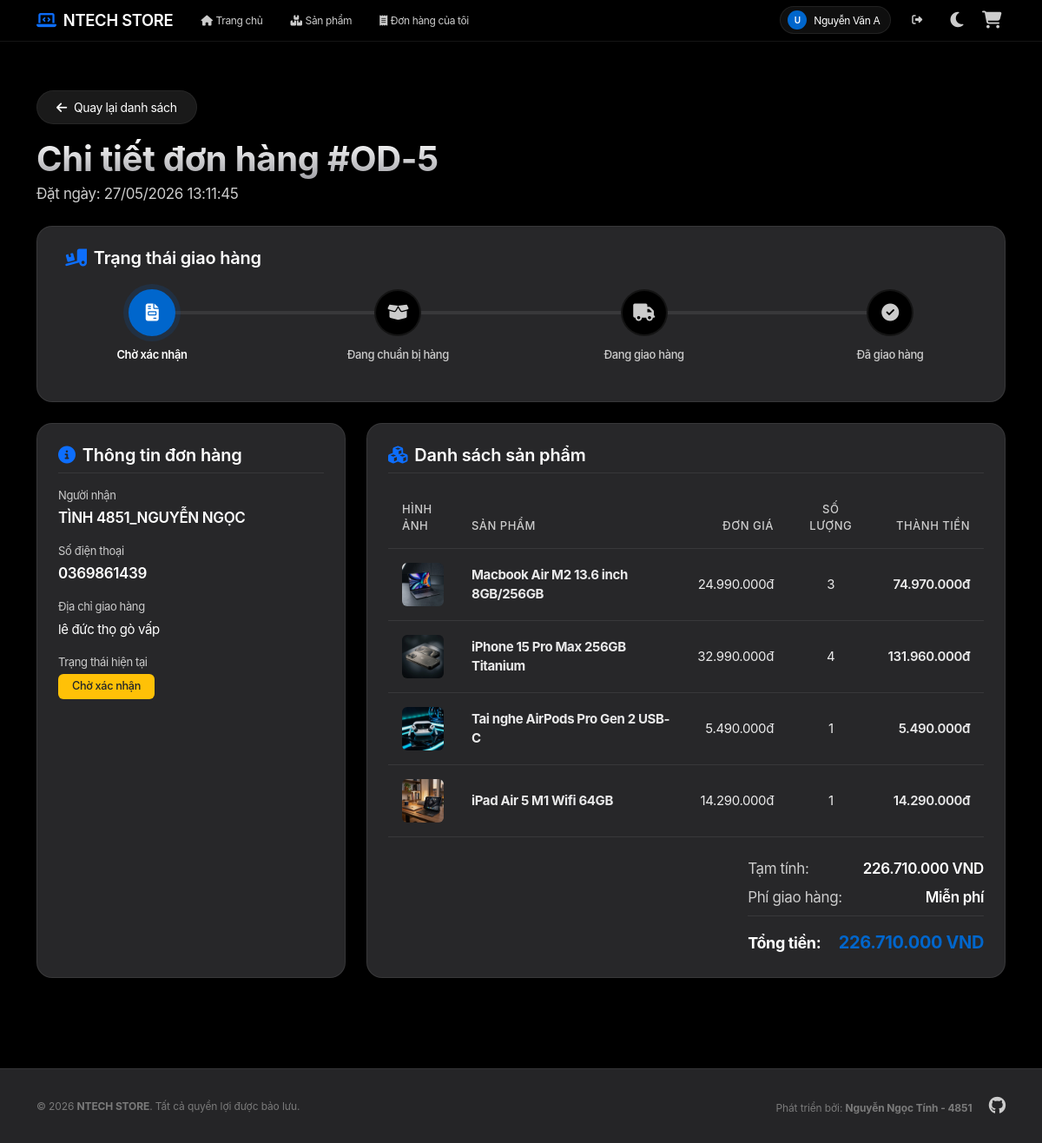
Page /Order/show/5 (signed in) on the earlier database version.
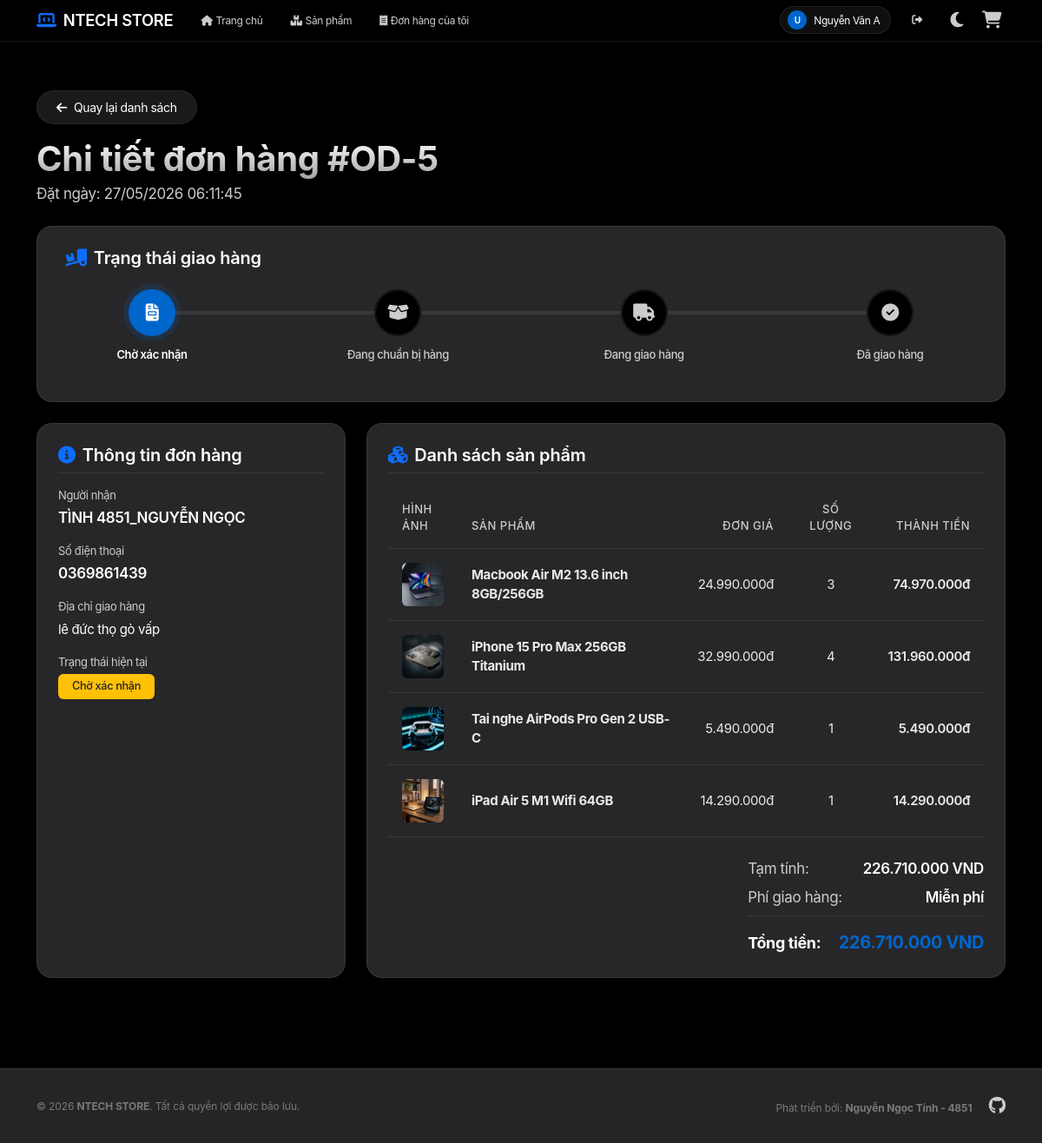
Same page on the later database version.
### tables this page shows
CREATE TABLE `orders` (
  `id` int NOT NULL AUTO_INCREMENT,
  `account_id` int DEFAULT NULL,
  `name` varchar(255) NOT NULL,
  `phone` varchar(20) NOT NULL,
  `address` text NOT NULL,
  `coupon_code` varchar(50) DEFAULT NULL,
  `discount_amount` decimal(15,2) DEFAULT '0.00',
  `total_amount` decimal(15,2) DEFAULT '0.00',
  `status` varchar(50) DEFAULT 'Chờ xác nhận',
  `created_at` timestamp NULL DEFAULT CURRENT_TIMESTAMP,
  PRIMARY KEY (`id`),
  KEY `fk_orders_account` (`account_id`),
  CONSTRAINT `fk_orders_account` FOREIGN KEY (`account_id`) REFERENCES `account` (`id`) ON DELETE SET NULL
);

### app/controllers/OrderController.php (called while the page is built, shortened)
<?php
require_once('app/config/database.php');
require_once('app/models/OrderModel.php');
class OrderController
{
    private $orderModel;
    public function __construct()
    {
        $this->db = (new Database())->getConnection();
        $this->orderModel = new OrderModel($this->db);
    }
    public function show($id)
    {
        $order = $this->orderModel->getOrderById($id);
        include 'app/views/order/detail.php';
    }
}
?>

### index.php (called while the page is built, shortened)
<?php
$url = $_GET['url'] ?? '';
$url = rtrim($url, '/');
$url = filter_var($url, FILTER_SANITIZE_URL);
$url = explode('/', $url);
$action = isset($url[1]) && $url[1] != '' ? $url[1] : 'index';
$controller = new $controllerName();
call_user_func_array([$controller, $action], array_slice($url, 2));
?>

### app/config/database.php (called while the page is built, shortened)
<?php
class Database {
    private $host = "localhost";
    private $db_name = "my_store";
    private $username = "root";
    private $password = "";
    public function getConnection() {
        $this->conn = null;
        try {
            $this->conn = new PDO("mysql:host=" . $this->host . ";dbname=" . $this->db_name, $this->username, $this->password);
            $this->conn->exec("SET NAMES utf8mb4");
            $this->conn->setAttribute(PDO::ATTR_ERRMODE, PDO::ERRMODE_EXCEPTION);
        } catch(PDOException $exception) {
            echo "Connection error: " . $exception->getMessage();
        }
        return $this->conn;
    }
}
?>

### app/models/OrderModel.php (called while the page is built, shortened)
<?php
class OrderModel
{
    private $conn;
    private $table_name = "orders";
    public function __construct($db)
    {
        $this->conn = $db;
    }
    public function getOrderById($orderId)
    {
        $query = "SELECT o.*, a.username, a.fullname
                  FROM " . $this->table_name . " o
                  LEFT JOIN account a ON o.account_id = a.id
                  WHERE o.id = :id";
        $stmt = $this->conn->prepare($query);
        $stmt->bindParam(':id', $orderId, PDO::PARAM_INT);
        $stmt->execute();
        return $stmt->fetch(PDO::FETCH_OBJ);
    }
}
?>

### app/views/order/detail.php (the view, shortened to what the changed rows need)
<?php include 'app/views/shares/header.php'; ?>
<div class="mb-4">
    <div class="row align-items-center">
        <div class="col-md-6">
            <h1 class="text-gradient fw-bold mb-1">Chi tiết đơn hàng #OD-<?php echo $order->id; ?></h1>
            <p class="text-muted mb-0">Đặt ngày: <?php echo date('d/m/Y H:i:s', strtotime($order->created_at)); ?></p>
        </div>
    </div>
</div>
<div class="row">
    <div class="col-lg-4 mb-4">
        <div class="glass-card h-100 p-4">
            <div class="mb-3">
                <label class="text-muted d-block mb-1" style="font-size: 13px;">Người nhận</label>
                <span class="fw-semibold" style="color: var(--text-main);"><?php echo htmlspecialchars($order->name, ENT_QUOTES, 'UTF-8'); ?></span>
            </div>
            <div class="mb-3">
                <label class="text-muted d-block mb-1" style="font-size: 13px;">Số điện thoại</label>
                <span class="fw-semibold" style="color: var(--text-main);"><?php echo htmlspecialchars($order->phone, ENT_QUOTES, 'UTF-8'); ?></span>
            </div>
            <div class="mb-3">
                <label class="text-muted d-block mb-1" style="font-size: 13px;">Địa chỉ giao hàng</label>
                <span style="color: var(--text-main); font-size: 15px;"><?php echo htmlspecialchars($order->address, ENT_QUOTES, 'UTF-8'); ?></span>
            </div>
            <div class="mb-3">
                <label class="text-muted d-block mb-1" style="font-size: 13px;">Trạng thái hiện tại</label>
                <?php
                $badgeClass = 'bg-secondary';
                if ($order->status === 'Chờ xác nhận') $badgeClass = 'bg-warning text-dark';
                elseif ($order->status === 'Đang chuẩn bị hàng') $badgeClass = 'bg-info text-dark';
                elseif ($order->status === 'Đang giao hàng') $badgeClass = 'bg-primary';
                elseif ($order->status === 'Đã giao hàng') $badgeClass = 'bg-success';
                ?>
                <span class="badge <?php echo $badgeClass; ?> px-3 py-2 font-size-14" style="border-radius: 6px; font-weight: 500;">
                    <?php echo htmlspecialchars($order->status, ENT_QUOTES, 'UTF-8'); ?>
                </span>
            </div>
        </div>
    </div>
    <div class="col-lg-8 mb-4">
        <div class="glass-card h-100 p-4">
            <div class="table-responsive">
                <table class="table table-premium align-middle mb-4">
                    <thead>
                        <tr>
                            <th>Hình ảnh</th>
                            <th>Sản phẩm</th>
                            <th class="text-end">Đơn giá</th>
                            <th class="text-center">Số lượng</th>
                            <th class="text-end">Thành tiền</th>
                        </tr>
                    </thead>
                </table>
            </div>
            <div class="row justify-content-end">
                <div class="col-md-6 col-lg-5">
                    <div class="d-flex justify-content-between align-items-center">
                        <strong class="text-main" style="font-size: 18px;">Tổng tiền:</strong>
                        <strong style="color: var(--primary); font-size: 20px;"><?php echo number_format($order->total_amount, 0, ',', '.'); ?> VND</strong>
                    </div>
                </div>
            </div>
        </div>
    </div>
</div>
<?php include 'app/views/shares/footer.php'; ?>

Differences in the rows shown:
changed orders "TÌNH 4851_NGUYỄN NGỌC": created_at "27/05/2026 13:11:45" → "27/05/2026 06:11:45"
